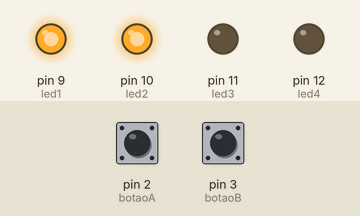
Simulated run of this sketch. Board: Arduino Uno, built with avr-gcc and run on an emulated ATmega328P. On the bench: output pins drawn as LEDs (lit = HIGH). The test bench sets the inputs (shaded band); at power-on: pin 2 (botaoA) LOW, pin 3 (botaoB) LOW.

Above: at 1.2 s.
1.3 s: pin 2 (botaoA) pulled HIGH for 0.15 s
At 1.37 s:
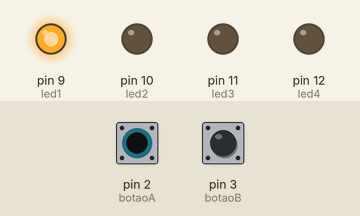
2.9 s: pin 3 (botaoB) pulled HIGH for 0.15 s
At 2.97 s:
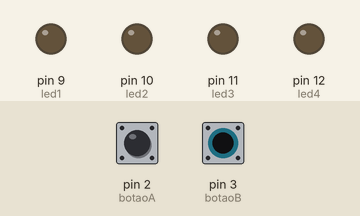
4.5 s: pin 3 (botaoB) pulled HIGH for 3.2 s
At 8.4 s:
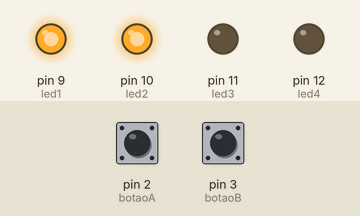
9.2 s: pin 2 (botaoA) pulled HIGH for 3.2 s
At 9.5 s:
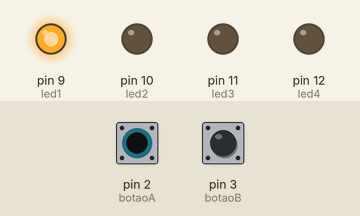
Timing chart, 0 to 13.9 s (numbered marks = the images above; inputs shaded):
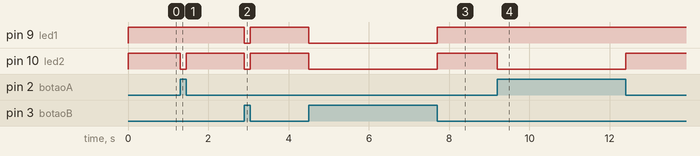

The sketch:

Bombadagua.ino
```cpp
#define botaoA 2
#define botaoB 3
#define botaoC 5
#define led1 9
#define led2 10
#define led3 11
#define led4 12

void setup() {
  pinMode(botaoA, INPUT);
  pinMode(botaoB, INPUT);
  pinMode(botaoC, INPUT);
  pinMode(led1, OUTPUT);
  pinMode(led2, OUTPUT);
  pinMode(led3, OUTPUT);
  pinMode(led4, OUTPUT);
  Serial.begin(9600);
}

void loop() {

if ((digitalRead(botaoA) == 1) && (digitalRead(botaoB) == 1)){
  digitalWrite(led1, 0);
  digitalWrite(led2, 0);
}

if ((digitalRead(botaoA) == 1) && (digitalRead(botaoB) == 0)){
  digitalWrite(led1, 1);
  digitalWrite(led2, 0);
}

if ((digitalRead(botaoA) == 0) && (digitalRead(botaoB) == 1)){
  digitalWrite(led1, 0);
  digitalWrite(led2, 0);
}

if ((digitalRead(botaoA) == 0) && (digitalRead(botaoB) == 0)){
  digitalWrite(led1, 1);
  digitalWrite(led2, 1);
}

}
```

Measured:
- after the input at 1.3 s, pin 10 (led2): HIGH → LOW at once, → HIGH 0.15 s later
- after the input at 2.9 s, pin 9 (led1), pin 10 (led2): HIGH → LOW at once, → HIGH 0.15 s later
- after the input at 4.5 s, pin 9 (led1), pin 10 (led2): HIGH → LOW at once, → HIGH 3.2 s later
- after the input at 9.2 s, pin 10 (led2): HIGH → LOW at once, → HIGH 3.2 s later
